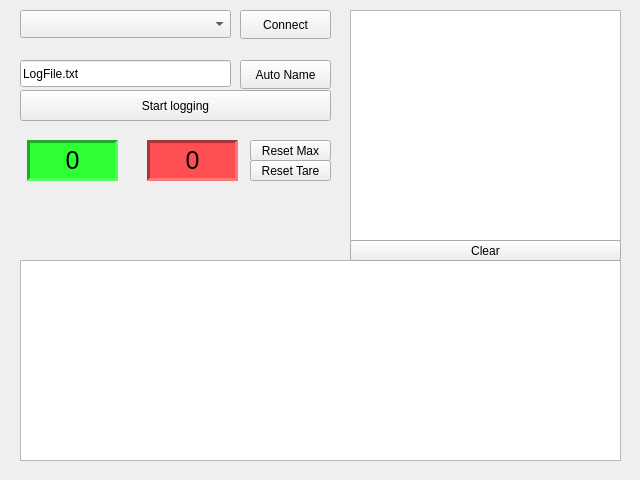
<?xml version="1.0" encoding="UTF-8"?>
<ui version="4.0">
 <class>PyForceSenseWidget</class>
 <widget class="QWidget" name="PyForceSenseWidget">
  <property name="geometry">
   <rect>
    <x>0</x>
    <y>0</y>
    <width>640</width>
    <height>480</height>
   </rect>
  </property>
  <property name="windowTitle">
   <string>Form</string>
  </property>
  <widget class="QLabel" name="curForceLabel">
   <property name="geometry">
    <rect>
     <x>27</x>
     <y>140</y>
     <width>91</width>
     <height>41</height>
    </rect>
   </property>
   <property name="font">
    <font>
     <pointsize>19</pointsize>
    </font>
   </property>
   <property name="styleSheet">
    <string notr="true">background-color: rgb(46, 255, 53)</string>
   </property>
   <property name="frameShape">
    <enum>QFrame::Panel</enum>
   </property>
   <property name="frameShadow">
    <enum>QFrame::Sunken</enum>
   </property>
   <property name="lineWidth">
    <number>3</number>
   </property>
   <property name="text">
    <string>0</string>
   </property>
   <property name="alignment">
    <set>Qt::AlignCenter</set>
   </property>
  </widget>
  <widget class="QLabel" name="maxForceLabel">
   <property name="geometry">
    <rect>
     <x>147</x>
     <y>140</y>
     <width>91</width>
     <height>41</height>
    </rect>
   </property>
   <property name="font">
    <font>
     <pointsize>19</pointsize>
    </font>
   </property>
   <property name="styleSheet">
    <string notr="true">background-color: rgb(255, 78, 81)</string>
   </property>
   <property name="frameShape">
    <enum>QFrame::Panel</enum>
   </property>
   <property name="frameShadow">
    <enum>QFrame::Sunken</enum>
   </property>
   <property name="lineWidth">
    <number>3</number>
   </property>
   <property name="text">
    <string>0</string>
   </property>
   <property name="alignment">
    <set>Qt::AlignCenter</set>
   </property>
  </widget>
  <widget class="QPlainTextEdit" name="serialOutputText">
   <property name="geometry">
    <rect>
     <x>350</x>
     <y>10</y>
     <width>271</width>
     <height>231</height>
    </rect>
   </property>
   <property name="readOnly">
    <bool>true</bool>
   </property>
  </widget>
  <widget class="PlotWidget" name="forcePlot">
   <property name="geometry">
    <rect>
     <x>20</x>
     <y>260</y>
     <width>601</width>
     <height>201</height>
    </rect>
   </property>
  </widget>
  <widget class="QPushButton" name="resetMaxBtn">
   <property name="geometry">
    <rect>
     <x>250</x>
     <y>140</y>
     <width>81</width>
     <height>21</height>
    </rect>
   </property>
   <property name="text">
    <string>Reset Max</string>
   </property>
  </widget>
  <widget class="QComboBox" name="comportCombo">
   <property name="geometry">
    <rect>
     <x>20</x>
     <y>10</y>
     <width>211</width>
     <height>28</height>
    </rect>
   </property>
  </widget>
  <widget class="QPushButton" name="connectButton">
   <property name="geometry">
    <rect>
     <x>240</x>
     <y>10</y>
     <width>91</width>
     <height>29</height>
    </rect>
   </property>
   <property name="text">
    <string>Connect</string>
   </property>
  </widget>
  <widget class="QPushButton" name="logButton">
   <property name="geometry">
    <rect>
     <x>20</x>
     <y>90</y>
     <width>311</width>
     <height>31</height>
    </rect>
   </property>
   <property name="text">
    <string>Start logging</string>
   </property>
  </widget>
  <widget class="QLineEdit" name="logName">
   <property name="geometry">
    <rect>
     <x>20</x>
     <y>60</y>
     <width>211</width>
     <height>27</height>
    </rect>
   </property>
   <property name="text">
    <string>LogFile.txt</string>
   </property>
  </widget>
  <widget class="QPushButton" name="autoNameButton">
   <property name="geometry">
    <rect>
     <x>240</x>
     <y>60</y>
     <width>91</width>
     <height>29</height>
    </rect>
   </property>
   <property name="text">
    <string>Auto Name</string>
   </property>
  </widget>
  <widget class="QPushButton" name="resetTareButton">
   <property name="geometry">
    <rect>
     <x>250</x>
     <y>160</y>
     <width>81</width>
     <height>21</height>
    </rect>
   </property>
   <property name="text">
    <string>Reset Tare</string>
   </property>
  </widget>
  <widget class="QPushButton" name="clearButton">
   <property name="geometry">
    <rect>
     <x>350</x>
     <y>240</y>
     <width>271</width>
     <height>21</height>
    </rect>
   </property>
   <property name="text">
    <string>Clear</string>
   </property>
  </widget>
 </widget>
 <customwidgets>
  <customwidget>
   <class>PlotWidget</class>
   <extends>QGraphicsView</extends>
   <header>pyqtgraph</header>
  </customwidget>
 </customwidgets>
 <resources/>
 <connections/>
</ui>
